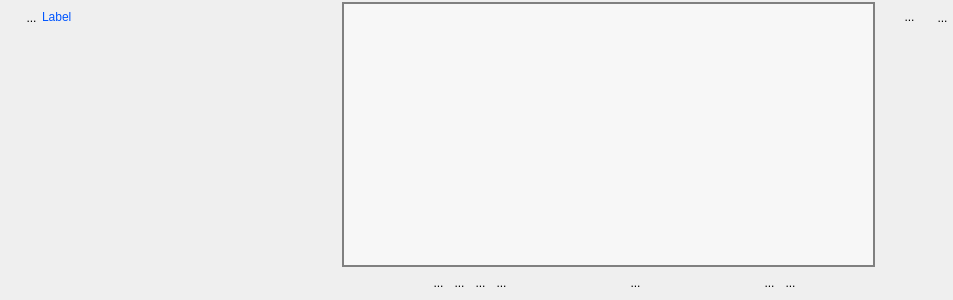
<?xml version="1.0" encoding="UTF-8"?>
<ui version="4.0">
 <class>WidgetPlusieursBase</class>
 <widget class="QWidget" name="WidgetPlusieursBase">
  <property name="geometry">
   <rect>
    <x>0</x>
    <y>0</y>
    <width>953</width>
    <height>300</height>
   </rect>
  </property>
  <property name="sizePolicy">
   <sizepolicy hsizetype="Expanding" vsizetype="Preferred">
    <horstretch>0</horstretch>
    <verstretch>0</verstretch>
   </sizepolicy>
  </property>
  <property name="minimumSize">
   <size>
    <width>100</width>
    <height>20</height>
   </size>
  </property>
  <property name="windowTitle">
   <string>Form</string>
  </property>
  <property name="styleSheet">
   <string notr="true">/* QFrame {
border: 1px solid gray;
}*/
</string>
  </property>
  <layout class="QHBoxLayout" name="horizontalLayout_7">
   <property name="spacing">
    <number>0</number>
   </property>
   <property name="leftMargin">
    <number>0</number>
   </property>
   <property name="topMargin">
    <number>2</number>
   </property>
   <property name="rightMargin">
    <number>0</number>
   </property>
   <property name="bottomMargin">
    <number>2</number>
   </property>
   <item>
    <layout class="QVBoxLayout" name="verticalLayout_3">
     <item>
      <layout class="QHBoxLayout" name="horizontalLayout_2">
       <property name="spacing">
        <number>0</number>
       </property>
       <item>
        <layout class="QHBoxLayout" name="horizontalLayout">
         <property name="spacing">
          <number>0</number>
         </property>
         <item>
          <spacer name="horizontalSpacer_3">
           <property name="orientation">
            <enum>Qt::Horizontal</enum>
           </property>
           <property name="sizeType">
            <enum>QSizePolicy::Fixed</enum>
           </property>
           <property name="sizeHint" stdset="0">
            <size>
             <width>21</width>
             <height>20</height>
            </size>
           </property>
          </spacer>
         </item>
         <item>
          <widget class="QToolButton" name="RBValide">
           <property name="minimumSize">
            <size>
             <width>21</width>
             <height>31</height>
            </size>
           </property>
           <property name="maximumSize">
            <size>
             <width>21</width>
             <height>35</height>
            </size>
           </property>
           <property name="styleSheet">
            <string notr="true">border : 0px</string>
           </property>
           <property name="text">
            <string>...</string>
           </property>
           <property name="icon">
            <iconset>
             <normaloff>../../../../../../../../home/A96028/Install_EficasV1/ArbreEficas/Editeur/icons/ast-green-ball.png</normaloff>../../../../../../../../home/A96028/Install_EficasV1/ArbreEficas/Editeur/icons/ast-green-ball.png</iconset>
           </property>
           <property name="iconSize">
            <size>
             <width>32</width>
             <height>32</height>
            </size>
           </property>
          </widget>
         </item>
        </layout>
       </item>
       <item>
        <widget class="QLabel" name="label">
         <property name="sizePolicy">
          <sizepolicy hsizetype="Fixed" vsizetype="Fixed">
           <horstretch>0</horstretch>
           <verstretch>0</verstretch>
          </sizepolicy>
         </property>
         <property name="minimumSize">
          <size>
           <width>300</width>
           <height>24</height>
          </size>
         </property>
         <property name="maximumSize">
          <size>
           <width>178</width>
           <height>16777215</height>
          </size>
         </property>
         <property name="frameShape">
          <enum>QFrame::NoFrame</enum>
         </property>
         <property name="text">
          <string>&lt;html&gt;&lt;head/&gt;&lt;body&gt;&lt;p&gt;&lt;span style=&quot; color:#0055ff;&quot;&gt;Label&lt;/span&gt;&lt;/p&gt;&lt;/body&gt;&lt;/html&gt;</string>
         </property>
        </widget>
       </item>
      </layout>
     </item>
     <item>
      <spacer name="verticalSpacer">
       <property name="orientation">
        <enum>Qt::Vertical</enum>
       </property>
       <property name="sizeHint" stdset="0">
        <size>
         <width>20</width>
         <height>13</height>
        </size>
       </property>
      </spacer>
     </item>
    </layout>
   </item>
   <item>
    <layout class="QVBoxLayout" name="verticalLayout_2">
     <item>
      <widget class="QScrollArea" name="scrollArea">
       <property name="sizePolicy">
        <sizepolicy hsizetype="Expanding" vsizetype="Expanding">
         <horstretch>0</horstretch>
         <verstretch>0</verstretch>
        </sizepolicy>
       </property>
       <property name="minimumSize">
        <size>
         <width>400</width>
         <height>50</height>
        </size>
       </property>
       <property name="styleSheet">
        <string notr="true">background : rgb(247,247,247);
border: 1px solid gray;
/* QFrame {
border: 1px solid gray;
}*/

</string>
       </property>
       <property name="frameShape">
        <enum>QFrame::Box</enum>
       </property>
       <property name="frameShadow">
        <enum>QFrame::Plain</enum>
       </property>
       <property name="lineWidth">
        <number>1</number>
       </property>
       <property name="widgetResizable">
        <bool>true</bool>
       </property>
       <property name="alignment">
        <set>Qt::AlignBottom|Qt::AlignLeading|Qt::AlignLeft</set>
       </property>
       <widget class="QWidget" name="verticalWidgetLE">
        <property name="geometry">
         <rect>
          <x>0</x>
          <y>0</y>
          <width>594</width>
          <height>251</height>
         </rect>
        </property>
        <property name="sizePolicy">
         <sizepolicy hsizetype="Expanding" vsizetype="Expanding">
          <horstretch>0</horstretch>
          <verstretch>0</verstretch>
         </sizepolicy>
        </property>
        <layout class="QVBoxLayout" name="verticalLayoutLE">
         <property name="spacing">
          <number>1</number>
         </property>
         <property name="margin">
          <number>0</number>
         </property>
         <item>
          <spacer name="verticalSpacer_2">
           <property name="orientation">
            <enum>Qt::Vertical</enum>
           </property>
           <property name="sizeHint" stdset="0">
            <size>
             <width>20</width>
             <height>40</height>
            </size>
           </property>
          </spacer>
         </item>
        </layout>
       </widget>
      </widget>
     </item>
     <item>
      <layout class="QHBoxLayout" name="horizontalLayout_6">
       <item>
        <spacer name="horizontalSpacer_5">
         <property name="orientation">
          <enum>Qt::Horizontal</enum>
         </property>
         <property name="sizeType">
          <enum>QSizePolicy::Fixed</enum>
         </property>
         <property name="sizeHint" stdset="0">
          <size>
           <width>13</width>
           <height>20</height>
          </size>
         </property>
        </spacer>
       </item>
       <item>
        <layout class="QHBoxLayout" name="horizontalLayout_4">
         <property name="spacing">
          <number>0</number>
         </property>
         <property name="sizeConstraint">
          <enum>QLayout::SetFixedSize</enum>
         </property>
         <item>
          <widget class="QToolButton" name="RBHaut">
           <property name="minimumSize">
            <size>
             <width>21</width>
             <height>31</height>
            </size>
           </property>
           <property name="maximumSize">
            <size>
             <width>21</width>
             <height>31</height>
            </size>
           </property>
           <property name="styleSheet">
            <string notr="true">border : 0px</string>
           </property>
           <property name="text">
            <string>...</string>
           </property>
           <property name="icon">
            <iconset>
             <normaloff>../Editeur/icons/flecheHautBleue.png</normaloff>../Editeur/icons/flecheHautBleue.png</iconset>
           </property>
           <property name="iconSize">
            <size>
             <width>32</width>
             <height>32</height>
            </size>
           </property>
          </widget>
         </item>
         <item>
          <widget class="QToolButton" name="RBBas">
           <property name="minimumSize">
            <size>
             <width>21</width>
             <height>31</height>
            </size>
           </property>
           <property name="maximumSize">
            <size>
             <width>21</width>
             <height>31</height>
            </size>
           </property>
           <property name="styleSheet">
            <string notr="true">border : 0px</string>
           </property>
           <property name="text">
            <string>...</string>
           </property>
           <property name="icon">
            <iconset>
             <normaloff>../Editeur/icons/flecheBasBleue.png</normaloff>../Editeur/icons/flecheBasBleue.png</iconset>
           </property>
           <property name="iconSize">
            <size>
             <width>32</width>
             <height>32</height>
            </size>
           </property>
          </widget>
         </item>
         <item>
          <widget class="QToolButton" name="RBMoins">
           <property name="minimumSize">
            <size>
             <width>21</width>
             <height>31</height>
            </size>
           </property>
           <property name="maximumSize">
            <size>
             <width>21</width>
             <height>31</height>
            </size>
           </property>
           <property name="styleSheet">
            <string notr="true">border : 0px</string>
           </property>
           <property name="text">
            <string>...</string>
           </property>
           <property name="icon">
            <iconset>
             <normaloff>../Editeur/icons/MoinsBleu2.png</normaloff>../Editeur/icons/MoinsBleu2.png</iconset>
           </property>
           <property name="iconSize">
            <size>
             <width>32</width>
             <height>32</height>
            </size>
           </property>
          </widget>
         </item>
         <item>
          <widget class="QToolButton" name="RBPlus">
           <property name="minimumSize">
            <size>
             <width>21</width>
             <height>31</height>
            </size>
           </property>
           <property name="maximumSize">
            <size>
             <width>21</width>
             <height>31</height>
            </size>
           </property>
           <property name="styleSheet">
            <string notr="true">border : 0px</string>
           </property>
           <property name="text">
            <string>...</string>
           </property>
           <property name="icon">
            <iconset>
             <normaloff>../Editeur/icons/PlusBleu.png</normaloff>../Editeur/icons/PlusBleu.png</iconset>
           </property>
           <property name="iconSize">
            <size>
             <width>32</width>
             <height>32</height>
            </size>
           </property>
          </widget>
         </item>
        </layout>
       </item>
       <item>
        <spacer name="horizontalSpacer_2">
         <property name="orientation">
          <enum>Qt::Horizontal</enum>
         </property>
         <property name="sizeType">
          <enum>QSizePolicy::Minimum</enum>
         </property>
         <property name="sizeHint" stdset="0">
          <size>
           <width>40</width>
           <height>20</height>
          </size>
         </property>
        </spacer>
       </item>
       <item>
        <widget class="QToolButton" name="RBVoisListe">
         <property name="minimumSize">
          <size>
           <width>21</width>
           <height>31</height>
          </size>
         </property>
         <property name="maximumSize">
          <size>
           <width>21</width>
           <height>31</height>
          </size>
         </property>
         <property name="styleSheet">
          <string notr="true">border : 0px</string>
         </property>
         <property name="text">
          <string>...</string>
         </property>
         <property name="icon">
          <iconset>
           <normaloff>../Editeur/icons/verre-loupe-icone-6087-64.png</normaloff>../Editeur/icons/verre-loupe-icone-6087-64.png</iconset>
         </property>
         <property name="iconSize">
          <size>
           <width>32</width>
           <height>32</height>
          </size>
         </property>
        </widget>
       </item>
       <item>
        <spacer name="horizontalSpacer_4">
         <property name="orientation">
          <enum>Qt::Horizontal</enum>
         </property>
         <property name="sizeType">
          <enum>QSizePolicy::Minimum</enum>
         </property>
         <property name="sizeHint" stdset="0">
          <size>
           <width>40</width>
           <height>20</height>
          </size>
         </property>
        </spacer>
       </item>
       <item>
        <layout class="QHBoxLayout" name="horizontalLayout_5">
         <property name="spacing">
          <number>0</number>
         </property>
         <property name="sizeConstraint">
          <enum>QLayout::SetFixedSize</enum>
         </property>
         <item>
          <widget class="QToolButton" name="RBSalome">
           <property name="minimumSize">
            <size>
             <width>21</width>
             <height>31</height>
            </size>
           </property>
           <property name="maximumSize">
            <size>
             <width>21</width>
             <height>31</height>
            </size>
           </property>
           <property name="styleSheet">
            <string notr="true">border : 0px</string>
           </property>
           <property name="text">
            <string>...</string>
           </property>
           <property name="icon">
            <iconset>
             <normaloff>../Editeur/icons/flecheSalome.png</normaloff>../Editeur/icons/flecheSalome.png</iconset>
           </property>
           <property name="iconSize">
            <size>
             <width>32</width>
             <height>32</height>
            </size>
           </property>
          </widget>
         </item>
         <item>
          <widget class="QToolButton" name="RBSalomeVue">
           <property name="minimumSize">
            <size>
             <width>21</width>
             <height>31</height>
            </size>
           </property>
           <property name="maximumSize">
            <size>
             <width>21</width>
             <height>31</height>
            </size>
           </property>
           <property name="styleSheet">
            <string notr="true">border : 0px</string>
           </property>
           <property name="text">
            <string>...</string>
           </property>
           <property name="icon">
            <iconset>
             <normaloff>../Editeur/icons/eye.png</normaloff>../Editeur/icons/eye.png</iconset>
           </property>
           <property name="iconSize">
            <size>
             <width>32</width>
             <height>32</height>
            </size>
           </property>
          </widget>
         </item>
        </layout>
       </item>
      </layout>
     </item>
    </layout>
   </item>
   <item>
    <layout class="QVBoxLayout" name="verticalLayout">
     <property name="leftMargin">
      <number>25</number>
     </property>
     <property name="rightMargin">
      <number>0</number>
     </property>
     <item>
      <layout class="QHBoxLayout" name="horizontalLayout_3">
       <property name="spacing">
        <number>0</number>
       </property>
       <item>
        <widget class="QToolButton" name="BSelectFichier">
         <property name="sizePolicy">
          <sizepolicy hsizetype="Fixed" vsizetype="Fixed">
           <horstretch>0</horstretch>
           <verstretch>0</verstretch>
          </sizepolicy>
         </property>
         <property name="maximumSize">
          <size>
           <width>25</width>
           <height>30</height>
          </size>
         </property>
         <property name="styleSheet">
          <string notr="true">border:0px</string>
         </property>
         <property name="text">
          <string>...</string>
         </property>
         <property name="icon">
          <iconset>
           <normaloff>../Editeur/icons/txt2.png</normaloff>../Editeur/icons/txt2.png</iconset>
         </property>
         <property name="iconSize">
          <size>
           <width>32</width>
           <height>32</height>
          </size>
         </property>
        </widget>
       </item>
       <item>
        <spacer name="horizontalSpacer">
         <property name="orientation">
          <enum>Qt::Horizontal</enum>
         </property>
         <property name="sizeType">
          <enum>QSizePolicy::Fixed</enum>
         </property>
         <property name="sizeHint" stdset="0">
          <size>
           <width>13</width>
           <height>20</height>
          </size>
         </property>
        </spacer>
       </item>
       <item>
        <widget class="QToolButton" name="RBPoubelle">
         <property name="minimumSize">
          <size>
           <width>21</width>
           <height>31</height>
          </size>
         </property>
         <property name="maximumSize">
          <size>
           <width>21</width>
           <height>31</height>
          </size>
         </property>
         <property name="styleSheet">
          <string notr="true">border : 0px</string>
         </property>
         <property name="text">
          <string>...</string>
         </property>
         <property name="icon">
          <iconset>
           <normaloff>../../../../../../../../home/A96028/Install_EficasV1/ArbreEficas/Editeur/icons/deleteRond.png</normaloff>../../../../../../../../home/A96028/Install_EficasV1/ArbreEficas/Editeur/icons/deleteRond.png</iconset>
         </property>
         <property name="iconSize">
          <size>
           <width>32</width>
           <height>32</height>
          </size>
         </property>
        </widget>
       </item>
      </layout>
     </item>
     <item>
      <spacer name="verticalSpacer_6">
       <property name="orientation">
        <enum>Qt::Vertical</enum>
       </property>
       <property name="sizeHint" stdset="0">
        <size>
         <width>20</width>
         <height>40</height>
        </size>
       </property>
      </spacer>
     </item>
    </layout>
   </item>
  </layout>
  <zorder></zorder>
  <zorder></zorder>
 </widget>
 <resources/>
 <connections/>
</ui>
